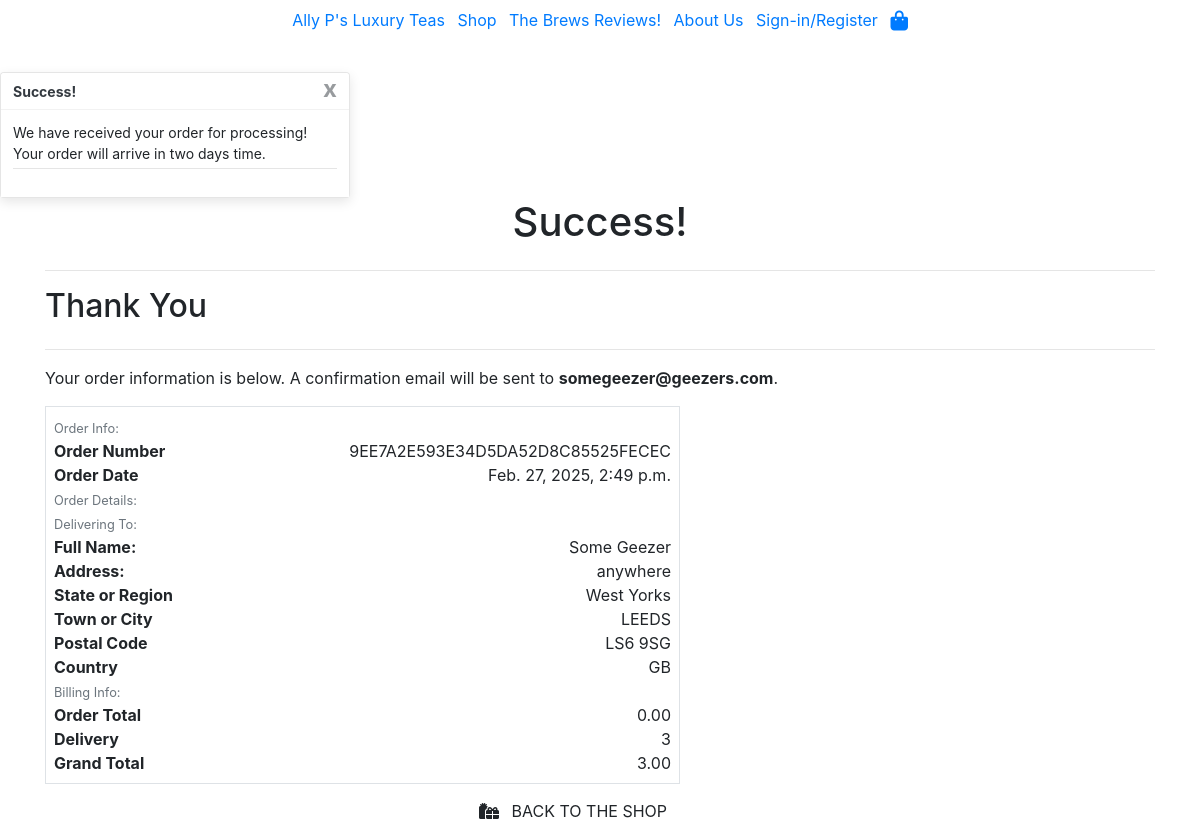
/checkout/checkout_success/9EE7A2E593E34D5DA52D8C85525FECEC/, run on the app's committed database.
### checkout/models.py (models this page shows, shortened)
class Order(models.Model):
    order_number = models.CharField(max_length=32, null=False, editable=False)
    user_profile = models.ForeignKey(
        UserProfile,
        on_delete=models.SET_NULL,
        blank=True,
        null=True,
        related_name="orders",
    )
    full_name = models.CharField(max_length=50, null=False, blank=False)
    email = models.EmailField(max_length=254, null=False, blank=False)
    phone_number = models.CharField(max_length=20, null=True, blank=True)
    address_line1 = models.CharField(max_length=255, blank=True, null=True)
    address_line2 = models.CharField(max_length=255, blank=True, null=True)
    town_or_city = models.CharField(max_length=40, null=False, blank=False)
    state_or_region = models.CharField(max_length=80, null=True, blank=True)
    country = CountryField(blank_label="Country *", null=False, blank=False)
    postcode = models.CharField(max_length=20, null=True, blank=True)
    date = models.DateTimeField(auto_now_add=True)
    delivery_cost = models.IntegerField(
        default=3,
        validators=[validate_delivery_cost]
    )
    order_total = models.DecimalField(
        max_digits=10, decimal_places=2, null=False, default=0
    )
    grand_total = models.DecimalField(
        max_digits=10, decimal_places=2, null=False, default=0
    )
    original_bag = models.TextField(blank=False, null=False, default="")

### checkout/views.py (the view)
def checkout_success(request, order_number):
    order = get_object_or_404(Order, order_number=order_number)
    if order.delivery_cost == 3:
        messages_time = "two days time."
    elif order.delivery_cost == 7:
        messages_time = "one weeks time."
    else:
        messages_time = "two weeks time."
    messages.success(
        request,
        f"""We have received your order for processing!
            Your order will arrive in {messages_time}""",
    )
    if "bag" in request.session:
        del request.session["bag"]
    context = {
        'order': order,
    }
    return render(request, 'checkout/checkout_success.html', context)

### bag/contexts.py (called while the page is built, shortened)
def bag_contents(request):
    bag = request.session.get("bag", {})
    sample_product_id = request.session.get("sample_product_id")
    sample_added = bool(sample_product_id)
    bag_items = []
    total = 0
    total_items = 0
    sample_product = None
    total = round(total, 2)
    context = {
        "bag_items": bag_items,
        "total_items": total_items,
        "total": total,
        "sample_added": sample_added,
        "sample_product": sample_product,
    }
    return context

### checkout/templates/checkout/checkout_success.html (shortened to what this page needs)
{% extends "base.html" %}
{% block content %}
    <div class="container-fluid">
        <div class="row">
            <div class="col">
                <h1>Success!</h1>
            </div>
        </div>
    </div>
    <div class="container">
        <div class="row">
            <div class="col">
                <hr>
                <h2 class="logo-font mb-4">Thank You</h2>
                <hr>
                <p class="text-black">
                    Your order information is below. A confirmation email will be sent to <strong>{{ order.email }}</strong>.
                </p>
            </div>
        </div>
        <div class="row">
            <div class="col-12 col-lg-7">
                <div class="order-confirmation-wrapper p-2 border">
                    <div class="row">
                        <div class="col">
                            <small class="text-muted">Order Info:</small>
                        </div>
                    </div>
                    <div class="row">
                        <div class="col-12 col-md-4">
                            <p class="mb-0 text-black font-weight-bold">Order Number</p>
                        </div>
                        <div class="col-12 col-md-8 text-md-right">
                            <p class="mb-0">{{ order.order_number }}</p>
                        </div>
                    </div>
                    <div class="row">
                        <div class="col-12 col-md-4">
                            <p class="mb-0 text-black font-weight-bold">Order Date</p>
                        </div>
                        <div class="col-12 col-md-8 text-md-right">
                            <p class="mb-0">{{ order.date }}</p>
                        </div>
                    </div>
                    <div class="row">
                        <div class="col">
                            <small class="text-muted">Order Details:</small>
                        </div>
                    </div>
                    <div class="row">
                        <div class="col">
                            <small class="text-muted">Delivering To:</small>
                        </div>
                    </div>
                    <div class="row">
                        <div class="col-12 col-md-4">
                            <p class="mb-0 text-black font-weight-bold">Full Name:</p>
                        </div>
                        <div class="col-12 col-md-8 text-md-right">
                            <p class="mb-0">{{ order.full_name }}</p>
                        </div>
                    </div>
                    {% if order.address_line2 %}
                        <div class="row">
                            <div class="col-12 col-md-4">
                                <p class="mb-0 text-black font-weight-bold">Address Line 1:</p>
                            </div>
                            <div class="col-12 col-md-8 text-md-right">
                                <p class="mb-0">{{ order.address_line1 }}</p>
                            </div>
                        </div>
                        <div class="row">
                            <div class="col-12 col-md-4">
                                <p class="mb-0 text-black font-weight-bold">Address Line 2:</p>
                            </div>
                            <div class="col-12 col-md-8 text-md-right">
                                <p class="mb-0">{{ order.street_address1 }}</p>
                            </div>
                        </div>
                    {% else %}
                        <div class="row">
                        <div class="col-12 col-md-4">
                            <p class="mb-0 text-black font-weight-bold">Address:</p>
                        </div>
                        <div class="col-12 col-md-8 text-md-right">
                            <p class="mb-0">{{ order.address_line1 }}</p>
                        </div>
                    </div>
                    {% endif %}
                    {% if order.state_or_region %}
                        <div class="row">
                            <div class="col-12 col-md-4">
                                <p class="mb-0 text-black font-weight-bold">State or Region</p>
                            </div>
                            <div class="col-12 col-md-8 text-md-right">
                                <p class="mb-0">{{ order.state_or_region }}</p>
                            </div>
                        </div>
                    {% endif %}
                    <div class="row">
                        <div class="col-12 col-md-4">
                            <p class="mb-0 text-black font-weight-bold">Town or City</p>
                        </div>
                        <div class="col-12 col-md-8 text-md-right">
                            <p class="mb-0">{{ order.town_or_city }}</p>
                        </div>
                    </div>
                    {% if order.postcode %}
                        <div class="row">
                            <div class="col-12 col-md-4">
                                <p class="mb-0 text-black font-weight-bold">Postal Code</p>
                            </div>
                            <div class="col-12 col-md-8 text-md-right">
                                <p class="mb-0">{{ order.postcode }}</p>
                            </div>
                        </div>
                    {% endif %}
                    <div class="row">
                        <div class="col-12 col-md-4">
                            <p class="mb-0 text-black font-weight-bold">Country</p>
                        </div>
                        <div class="col-12 col-md-8 text-md-right">
                            <p class="mb-0">{{ order.country }}</p>
                        </div>
                    </div>
                    <div class="row">
                        <div class="col">
                            <small class="text-muted">Billing Info:</small>
                        </div>
                    </div>
                    <div class="row">
                        <div class="col-12 col-md-4">
                            <p class="mb-0 text-black font-weight-bold">Order Total</p>
                        </div>
                        <div class="col-12 col-md-8 text-md-right">
                            <p class="mb-0">{{ order.order_total }}</p>
                        </div>
                    </div>
                    <div class="row">
                        <div class="col-12 col-md-4">
                            <p class="mb-0 text-black font-weight-bold">Delivery</p>
                        </div>
                        <div class="col-12 col-md-8 text-md-right">
                            <p class="mb-0">{{ order.delivery_cost }}</p>
                        </div>
                    </div>
                    <div class="row">
                        <div class="col-12 col-md-4">
                            <p class="mb-0 text-black font-weight-bold">Grand Total</p>
                        </div>
                        <div class="col-12 col-md-8 text-md-right">
                            <p class="mb-0">{{ order.grand_total }}</p>
                        </div>
                    </div>
                </div>
            </div>
        </div>
        <div class="row">
            <div class="col-12 col-lg-7 text-right">
                {% if from_profile %}
                    <a href="{% url 'profile' %}" class="btn btn-black rounded-0 my-2">
                        <span class="icon mr-2">
                            <i class="fas fa-angle-left"></i>
                        </span>
                        <span class="text-uppercase">Go to Your Profile</span>
                    </a>
                {% else %}
                    <a href="{% url 'shop' %}"
                       class="btn btn-black rounded-0 my-2">
                        <span class="icon mr-2">
                            <i class="fas fa-gifts"></i>
                        </span>
                        <span class="text-uppercase">Back to the Shop</span>
                    </a>
                {% endif %}
            </div>
        </div>
    </div>
{% endblock content %}

### static/css/base.css (style rules this page uses)
h1 { text-align: center; }

### data on the page
Order: email "somegeezer@geezers.com", order_number "9EE7A2E593E34D5DA52D8C85525FECEC", date "Feb. 27, 2025, 2:49 p.m.", full_name "Some Geezer", address_line1 "anywhere", state_or_region "West Yorks", town_or_city "LEEDS", postcode "LS6 9SG", country "GB", order_total "0.00", delivery_cost "3", grand_total "3.00"

### other printed values
{{ message }} "We have received your order for processing! Your order will arrive in two days time."
